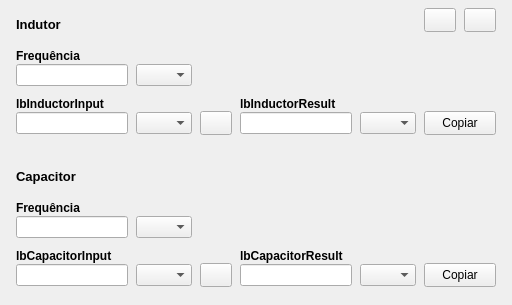
<?xml version="1.0" encoding="UTF-8"?>
<ui version="4.0">
 <class>MainWindow</class>
 <widget class="QMainWindow" name="MainWindow">
  <property name="geometry">
   <rect>
    <x>0</x>
    <y>0</y>
    <width>512</width>
    <height>305</height>
   </rect>
  </property>
  <property name="windowTitle">
   <string>Calculadora de Indutância e Capacitância</string>
  </property>
  <widget class="QWidget" name="centralwidget">
   <widget class="QLabel" name="lbInductor">
    <property name="geometry">
     <rect>
      <x>16</x>
      <y>16</y>
      <width>61</width>
      <height>16</height>
     </rect>
    </property>
    <property name="font">
     <font>
      <pointsize>10</pointsize>
      <weight>75</weight>
      <bold>true</bold>
     </font>
    </property>
    <property name="text">
     <string>Indutor</string>
    </property>
   </widget>
   <widget class="QLabel" name="lbInductorFrequency">
    <property name="geometry">
     <rect>
      <x>16</x>
      <y>48</y>
      <width>111</width>
      <height>16</height>
     </rect>
    </property>
    <property name="font">
     <font>
      <weight>75</weight>
      <bold>true</bold>
     </font>
    </property>
    <property name="text">
     <string>Frequência</string>
    </property>
   </widget>
   <widget class="QLabel" name="lbInductorInput">
    <property name="geometry">
     <rect>
      <x>16</x>
      <y>96</y>
      <width>111</width>
      <height>16</height>
     </rect>
    </property>
    <property name="font">
     <font>
      <weight>75</weight>
      <bold>true</bold>
     </font>
    </property>
    <property name="text">
     <string notr="true">lbInductorInput</string>
    </property>
   </widget>
   <widget class="QLabel" name="lbInductorResult">
    <property name="geometry">
     <rect>
      <x>240</x>
      <y>96</y>
      <width>111</width>
      <height>16</height>
     </rect>
    </property>
    <property name="font">
     <font>
      <weight>75</weight>
      <bold>true</bold>
     </font>
    </property>
    <property name="text">
     <string notr="true">lbInductorResult</string>
    </property>
   </widget>
   <widget class="QLineEdit" name="edInductorFrequencyVal">
    <property name="geometry">
     <rect>
      <x>16</x>
      <y>64</y>
      <width>112</width>
      <height>22</height>
     </rect>
    </property>
    <property name="inputMethodHints">
     <set>Qt::ImhNone</set>
    </property>
    <property name="inputMask">
     <string/>
    </property>
    <property name="maxLength">
     <number>32767</number>
    </property>
   </widget>
   <widget class="QLineEdit" name="edInductorInputVal">
    <property name="geometry">
     <rect>
      <x>16</x>
      <y>112</y>
      <width>112</width>
      <height>22</height>
     </rect>
    </property>
   </widget>
   <widget class="QLineEdit" name="edInductorResultVal">
    <property name="enabled">
     <bool>true</bool>
    </property>
    <property name="geometry">
     <rect>
      <x>240</x>
      <y>112</y>
      <width>112</width>
      <height>22</height>
     </rect>
    </property>
    <property name="readOnly">
     <bool>true</bool>
    </property>
   </widget>
   <widget class="QComboBox" name="cbInductorFrequencyUnit">
    <property name="geometry">
     <rect>
      <x>136</x>
      <y>64</y>
      <width>56</width>
      <height>22</height>
     </rect>
    </property>
    <property name="frame">
     <bool>true</bool>
    </property>
   </widget>
   <widget class="QComboBox" name="cbInductorInputUnit">
    <property name="geometry">
     <rect>
      <x>136</x>
      <y>112</y>
      <width>56</width>
      <height>22</height>
     </rect>
    </property>
   </widget>
   <widget class="QComboBox" name="cbInductorResultUnit">
    <property name="geometry">
     <rect>
      <x>360</x>
      <y>112</y>
      <width>56</width>
      <height>22</height>
     </rect>
    </property>
   </widget>
   <widget class="QToolButton" name="btInductorAlternate">
    <property name="geometry">
     <rect>
      <x>200</x>
      <y>111</y>
      <width>32</width>
      <height>24</height>
     </rect>
    </property>
    <property name="toolTip">
     <string>Alternar</string>
    </property>
    <property name="text">
     <string/>
    </property>
    <property name="icon">
     <iconset>
      <normaloff>images/icon_swap.png</normaloff>images/icon_swap.png</iconset>
    </property>
    <property name="toolButtonStyle">
     <enum>Qt::ToolButtonIconOnly</enum>
    </property>
   </widget>
   <widget class="QToolButton" name="btInductorCopy">
    <property name="geometry">
     <rect>
      <x>424</x>
      <y>111</y>
      <width>72</width>
      <height>24</height>
     </rect>
    </property>
    <property name="toolTip">
     <string>Copiar</string>
    </property>
    <property name="text">
     <string>Copiar</string>
    </property>
    <property name="icon">
     <iconset>
      <normaloff>images/icon_copy.png</normaloff>images/icon_copy.png</iconset>
    </property>
    <property name="toolButtonStyle">
     <enum>Qt::ToolButtonTextBesideIcon</enum>
    </property>
   </widget>
   <widget class="QComboBox" name="cbCapacitorFrequencyUnit">
    <property name="geometry">
     <rect>
      <x>136</x>
      <y>216</y>
      <width>56</width>
      <height>22</height>
     </rect>
    </property>
    <property name="frame">
     <bool>true</bool>
    </property>
   </widget>
   <widget class="QLabel" name="lbCapacitor">
    <property name="geometry">
     <rect>
      <x>16</x>
      <y>168</y>
      <width>61</width>
      <height>16</height>
     </rect>
    </property>
    <property name="font">
     <font>
      <pointsize>10</pointsize>
      <weight>75</weight>
      <bold>true</bold>
     </font>
    </property>
    <property name="text">
     <string>Capacitor</string>
    </property>
   </widget>
   <widget class="QToolButton" name="btCapacitorAlternate">
    <property name="geometry">
     <rect>
      <x>200</x>
      <y>263</y>
      <width>32</width>
      <height>24</height>
     </rect>
    </property>
    <property name="toolTip">
     <string>Alternar</string>
    </property>
    <property name="text">
     <string/>
    </property>
    <property name="icon">
     <iconset>
      <normaloff>images/icon_swap.png</normaloff>images/icon_swap.png</iconset>
    </property>
    <property name="toolButtonStyle">
     <enum>Qt::ToolButtonIconOnly</enum>
    </property>
   </widget>
   <widget class="QLabel" name="lbCapacitorInput">
    <property name="geometry">
     <rect>
      <x>16</x>
      <y>248</y>
      <width>111</width>
      <height>16</height>
     </rect>
    </property>
    <property name="font">
     <font>
      <weight>75</weight>
      <bold>true</bold>
     </font>
    </property>
    <property name="text">
     <string notr="true">lbCapacitorInput</string>
    </property>
   </widget>
   <widget class="QLineEdit" name="edCapacitorInputVal">
    <property name="geometry">
     <rect>
      <x>16</x>
      <y>264</y>
      <width>112</width>
      <height>22</height>
     </rect>
    </property>
   </widget>
   <widget class="QComboBox" name="cbCapacitorInputUnit">
    <property name="geometry">
     <rect>
      <x>136</x>
      <y>264</y>
      <width>56</width>
      <height>22</height>
     </rect>
    </property>
   </widget>
   <widget class="QLineEdit" name="edCapacitorFrequencyVal">
    <property name="geometry">
     <rect>
      <x>16</x>
      <y>216</y>
      <width>112</width>
      <height>22</height>
     </rect>
    </property>
   </widget>
   <widget class="QComboBox" name="cbCapacitorResultUnit">
    <property name="geometry">
     <rect>
      <x>360</x>
      <y>264</y>
      <width>56</width>
      <height>22</height>
     </rect>
    </property>
   </widget>
   <widget class="QToolButton" name="btCapacitorCopy">
    <property name="geometry">
     <rect>
      <x>424</x>
      <y>263</y>
      <width>72</width>
      <height>24</height>
     </rect>
    </property>
    <property name="toolTip">
     <string>Copiar</string>
    </property>
    <property name="text">
     <string>Copiar</string>
    </property>
    <property name="icon">
     <iconset>
      <normaloff>images/icon_copy.png</normaloff>images/icon_copy.png</iconset>
    </property>
    <property name="toolButtonStyle">
     <enum>Qt::ToolButtonTextBesideIcon</enum>
    </property>
   </widget>
   <widget class="QLabel" name="lbCapacitorFrequency">
    <property name="geometry">
     <rect>
      <x>16</x>
      <y>200</y>
      <width>111</width>
      <height>16</height>
     </rect>
    </property>
    <property name="font">
     <font>
      <weight>75</weight>
      <bold>true</bold>
     </font>
    </property>
    <property name="text">
     <string>Frequência</string>
    </property>
   </widget>
   <widget class="QLabel" name="lbCapacitorResult">
    <property name="geometry">
     <rect>
      <x>240</x>
      <y>248</y>
      <width>111</width>
      <height>16</height>
     </rect>
    </property>
    <property name="font">
     <font>
      <weight>75</weight>
      <bold>true</bold>
     </font>
    </property>
    <property name="text">
     <string notr="true">lbCapacitorResult</string>
    </property>
   </widget>
   <widget class="QLineEdit" name="edCapacitorResultVal">
    <property name="geometry">
     <rect>
      <x>240</x>
      <y>264</y>
      <width>112</width>
      <height>22</height>
     </rect>
    </property>
    <property name="readOnly">
     <bool>true</bool>
    </property>
   </widget>
   <widget class="QToolButton" name="btAbout">
    <property name="geometry">
     <rect>
      <x>464</x>
      <y>8</y>
      <width>32</width>
      <height>24</height>
     </rect>
    </property>
    <property name="text">
     <string/>
    </property>
    <property name="icon">
     <iconset>
      <normaloff>images/icon_info.png</normaloff>images/icon_info.png</iconset>
    </property>
   </widget>
   <widget class="QLabel" name="lbInductorImage">
    <property name="geometry">
     <rect>
      <x>96</x>
      <y>10</y>
      <width>48</width>
      <height>27</height>
     </rect>
    </property>
    <property name="frameShape">
     <enum>QFrame::NoFrame</enum>
    </property>
    <property name="text">
     <string/>
    </property>
    <property name="pixmap">
     <pixmap>images/inductor.png</pixmap>
    </property>
    <property name="scaledContents">
     <bool>true</bool>
    </property>
    <property name="alignment">
     <set>Qt::AlignCenter</set>
    </property>
   </widget>
   <widget class="QLabel" name="lbCapacitorImage">
    <property name="geometry">
     <rect>
      <x>96</x>
      <y>162</y>
      <width>48</width>
      <height>27</height>
     </rect>
    </property>
    <property name="frameShape">
     <enum>QFrame::NoFrame</enum>
    </property>
    <property name="text">
     <string/>
    </property>
    <property name="pixmap">
     <pixmap>images/capacitor.png</pixmap>
    </property>
    <property name="scaledContents">
     <bool>true</bool>
    </property>
    <property name="alignment">
     <set>Qt::AlignCenter</set>
    </property>
   </widget>
   <widget class="QToolButton" name="btHelp">
    <property name="geometry">
     <rect>
      <x>424</x>
      <y>8</y>
      <width>32</width>
      <height>24</height>
     </rect>
    </property>
    <property name="text">
     <string/>
    </property>
    <property name="icon">
     <iconset>
      <normaloff>images/icon_question.png</normaloff>images/icon_question.png</iconset>
    </property>
   </widget>
  </widget>
 </widget>
 <tabstops>
  <tabstop>edInductorFrequencyVal</tabstop>
  <tabstop>cbInductorFrequencyUnit</tabstop>
  <tabstop>edInductorInputVal</tabstop>
  <tabstop>cbInductorInputUnit</tabstop>
  <tabstop>btInductorAlternate</tabstop>
  <tabstop>edInductorResultVal</tabstop>
  <tabstop>cbInductorResultUnit</tabstop>
  <tabstop>btInductorCopy</tabstop>
  <tabstop>edCapacitorFrequencyVal</tabstop>
  <tabstop>cbCapacitorFrequencyUnit</tabstop>
  <tabstop>edCapacitorInputVal</tabstop>
  <tabstop>cbCapacitorInputUnit</tabstop>
  <tabstop>btCapacitorAlternate</tabstop>
  <tabstop>edCapacitorResultVal</tabstop>
  <tabstop>cbCapacitorResultUnit</tabstop>
  <tabstop>btCapacitorCopy</tabstop>
 </tabstops>
 <resources/>
 <connections/>
 <designerdata>
  <property name="gridDeltaX">
   <number>8</number>
  </property>
  <property name="gridDeltaY">
   <number>8</number>
  </property>
  <property name="gridSnapX">
   <bool>true</bool>
  </property>
  <property name="gridSnapY">
   <bool>true</bool>
  </property>
  <property name="gridVisible">
   <bool>true</bool>
  </property>
 </designerdata>
</ui>
